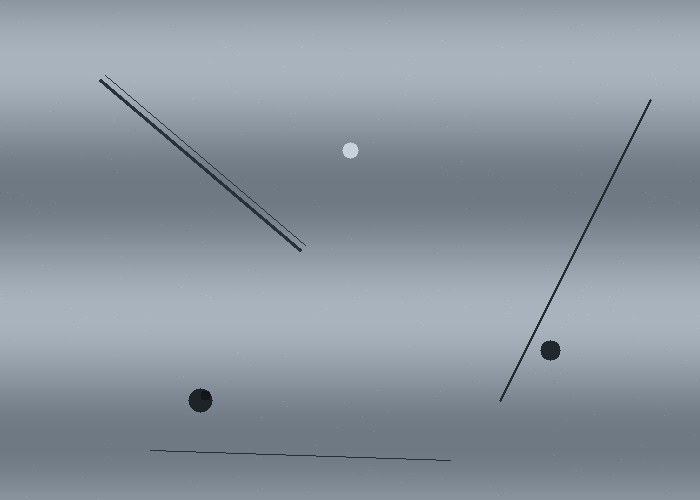
//> input picture images/q03_test.png, 700 x 500 px
$ ./main   (built with g++ and OpenCV 4)
//> lines starting //> are read from the running program, lines starting //| are printed output that depends on the picture; after the words box and inside, x2 and y2 are one past the last pixel; in counts of white or black regions, pixels touching at a corner belong together
// ============================================================
// 第三题：表面缺陷检测
//
// 思路：
//   测试图是带竖直渐变的金属表面，所以不能用一个固定阈值做二值化
//   （亮的那头会把正常纹理也判成缺陷）。做法是先估计背景：
//     background = 大核中值滤波(gray)
//   大核会把细划痕、小斑点这些高频细节全部抹平，剩下的就是"光滑的
//   理想表面"。用 gray - background 得到的残差图里，缺陷就是突出的
//   正负峰值，与整体亮度无关。
//   1. 残差 < -阈值  -> 暗缺陷（划痕、暗斑）
//   2. 残差 > +阈值  -> 亮点
//   3. 暗缺陷再按最小外接矩形的长宽比区分：长宽比 > 5 是划痕，
//      否则是暗斑。
// ============================================================
#include <opencv2/opencv.hpp>
#include <iostream>
#include <vector>
#include <algorithm>

using namespace std;
using namespace cv;

int main(int argc, char** argv) {
    string inPath = (argc > 1) ? argv[1] : "images/q03_test.png";
    Mat img = imread(inPath);
//> img is the input picture: 500 rows x 700 cols, CV_8UC3; mean B, G, R 159.2, 149.2, 139.3
    if (img.empty()) {
        cerr << "无法读取图像: " << inPath << endl;
        return 1;
    }

    Mat gray;
    cvtColor(img, gray, COLOR_BGR2GRAY);
    Mat g;
    gray.convertTo(g, CV_32F);

    // ---------- 1. 背景估计 ----------
    // 用中值滤波而不是高斯模糊：中值对"少数派"像素免疫，细划痕不会
    // 被平均进背景；而且划痕贴在图像最下沿时，高斯模糊会因为边界复制
    // 把背景估歪，中值不会。
    Mat bg8;
    medianBlur(gray, bg8, 31);
    Mat bg;
    bg8.convertTo(bg, CV_32F);
    Mat diff = bg - g;              // 正数 = 比背景暗
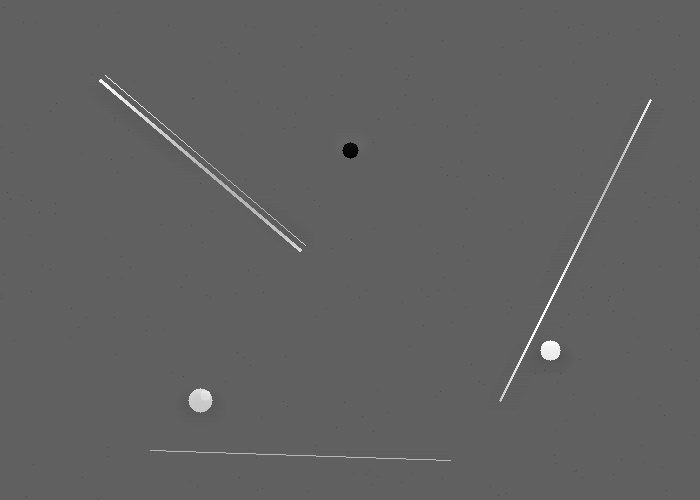
//> diff: 500 rows x 700 cols, CV_32FC1; min -81, max 134, mean 0.7; drawn with min black and max white

    // ---------- 2. 两张残差掩码 ----------
    Mat darkMask, brightMask;
    threshold(diff, darkMask, 12, 255, THRESH_BINARY);
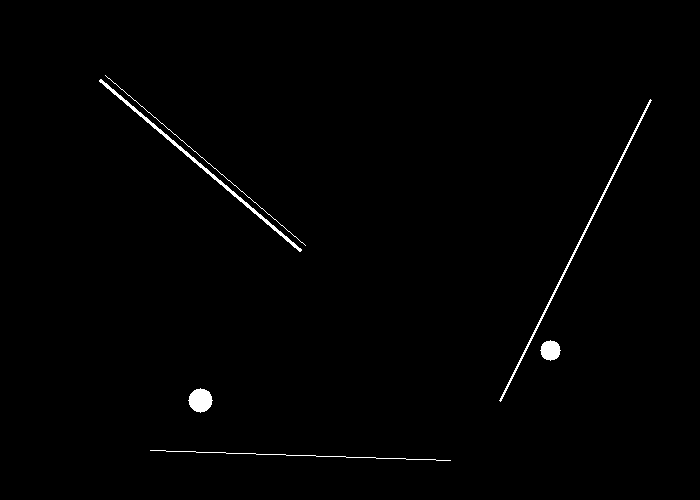
//> darkMask: 500 rows x 700 cols, CV_32FC1; 0.82% white; 6 white regions, box (x1, y1, x2, y2) and area: (99, 79, 302, 252) 857, (499, 99, 652, 402) 755, (188, 388, 213, 413) 443, (540, 340, 561, 361) 317, (150, 450, 451, 461) 301, (105, 75, 306, 246) 201
    threshold(-diff, brightMask, 35, 255, THRESH_BINARY);
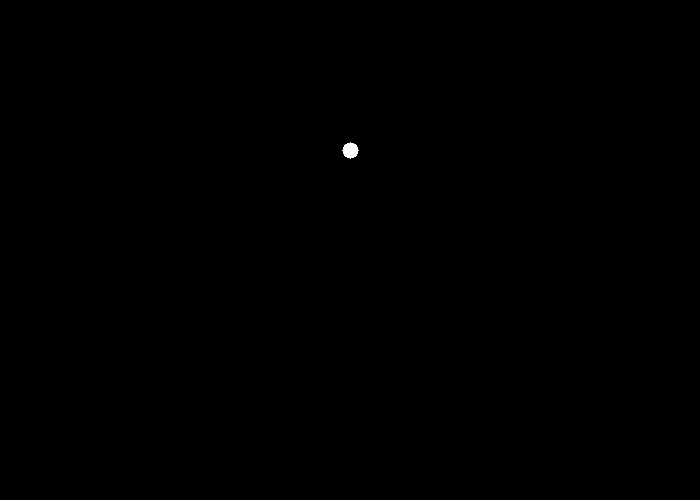
//> brightMask: 500 rows x 700 cols, CV_32FC1; 0.06% white; 1 white region, box (x1, y1, x2, y2) and area: (342, 142, 359, 159) 197

    darkMask.convertTo(darkMask, CV_8U);
    brightMask.convertTo(brightMask, CV_8U);

    Mat k3 = getStructuringElement(MORPH_ELLIPSE, Size(3, 3));
    // 开运算去掉零星噪点，再闭运算把断开的划痕接上
    // 暗掩码这里只做闭运算、不做开运算：底部的划痕只有 1 个像素宽，
    // 3x3 的开运算会把它整体腐蚀掉。噪点靠后面的"面积 + 长宽比"过滤。
    morphologyEx(darkMask, darkMask, MORPH_CLOSE,
                 getStructuringElement(MORPH_ELLIPSE, Size(9, 9)));
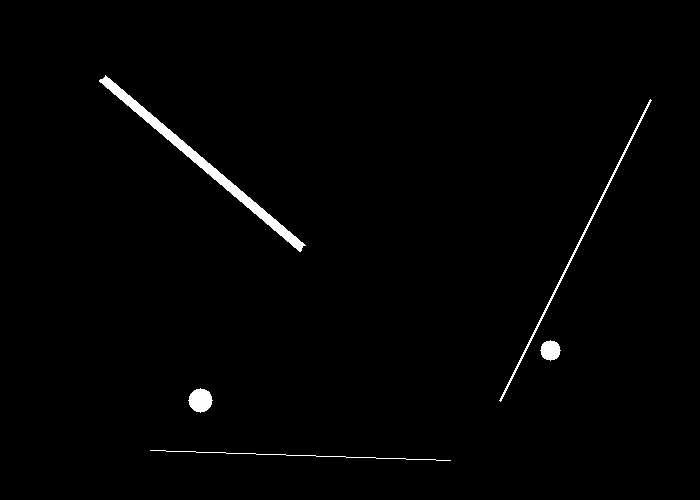
//> darkMask: 500 rows x 700 cols, CV_8UC1; 1.2% white; 5 white regions, box (x1, y1, x2, y2) and area: (99, 75, 306, 252) 2384, (499, 99, 652, 402) 755, (188, 388, 213, 413) 443, (540, 340, 561, 361) 317, (150, 450, 451, 461) 301
    morphologyEx(brightMask, brightMask, MORPH_OPEN, k3);

    // 暗斑周围在残差图上会出现一圈"亮边"（中值滤波把中心压暗后，
    // 边缘反而比估计背景亮）。这些亮边不是真缺陷，用膨胀后的暗掩码
    // 把它们减掉。
    Mat darkDil;
    dilate(darkMask, darkDil, getStructuringElement(MORPH_ELLIPSE, Size(15, 15)));
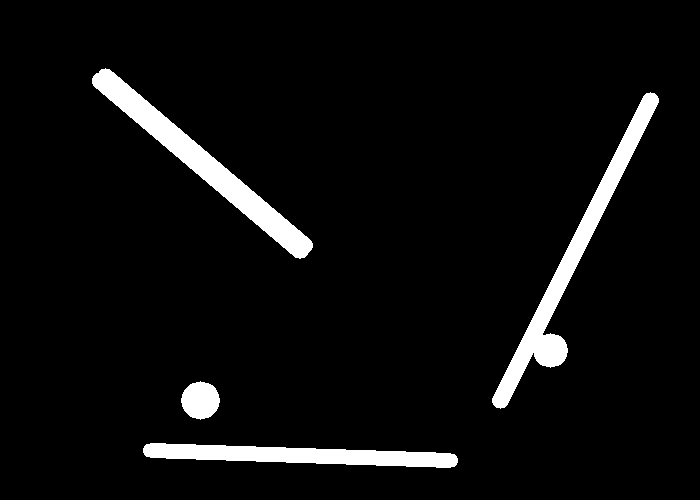
//> darkDil: 500 rows x 700 cols, CV_8UC1; 5.4% white; 4 white regions
    subtract(brightMask, darkDil, brightMask);

    Mat out = img.clone();
    int nScratch = 0, nDark = 0, nBright = 0, idx = 0;

    auto drawBox = [&](const RotatedRect& rr, const Scalar& color, const string& label) {
        Point2f pts[4];
        rr.points(pts);
        for (int j = 0; j < 4; ++j)
            line(out, pts[j], pts[(j + 1) % 4], color, 1, LINE_AA);
        putText(out, label, pts[1] + Point2f(3, -4), FONT_HERSHEY_SIMPLEX, 0.45,
                Scalar(0, 0, 0), 3, LINE_AA);
        putText(out, label, pts[1] + Point2f(3, -4), FONT_HERSHEY_SIMPLEX, 0.45,
                color, 1, LINE_AA);
    };

    // ---------- 3. 暗缺陷：划痕 vs 暗斑 ----------
    vector<vector<Point>> contours;
    findContours(darkMask, contours, RETR_EXTERNAL, CHAIN_APPROX_SIMPLE);
//> contours = 5 contours, 1 with area under 20; largest, box (x1, y1, x2, y2) and area: (99, 75, 306, 252) 2174, (499, 99, 652, 402) 452, (188, 388, 213, 413) 410, (540, 340, 561, 361) 288
    for (auto& c : contours) {
        // 注意：不能只用 contourArea 过滤。1 个像素宽的细线，contourArea
        // 算出来接近 0（多边形面积），会被误当成噪点丢掉。改用外接矩形面积。
        Rect br = boundingRect(c);
        if (br.width * br.height < 60) continue;

        RotatedRect rr = minAreaRect(c);
        double w = max(rr.size.width, rr.size.height);
        double h = min(rr.size.width, rr.size.height);
        double aspect = (h > 1e-6) ? w / h : 99.0;

        // 划痕：极细长。暗斑：接近团块
        if (aspect > 5.0) {
            ++nScratch;
            drawBox(rr, Scalar(0, 0, 255), "D" + to_string(++idx));
            // 在轮廓上再描一圈细线，长划痕看得更清楚
            drawContours(out, vector<vector<Point>>{c}, 0, Scalar(255, 0, 255), 1);
        } else {
            ++nDark;
            drawBox(rr, Scalar(0, 0, 255), "D" + to_string(++idx));
        }
    }
//> this loop made 5 passes
//> (br, rr, w, h, aspect, nDark) on passes 2 to 3: (Rect(188, 388, 25, 25), centre (200.3, 399.8), size (23.3, 22.6), angle -45, 23.33, 22.63, 1.03, 1), (Rect(540, 340, 21, 21), centre (550, 350), size (19.4, 19.4), angle -14, 19.4, 19.4, 1, 2)
//> (br, rr, w, h, aspect) on passes 1, 4, 5: (Rect(150, 450, 301, 11), centre (300, 455), size (1, 300.2), angle -88.1, 300.2, 0.966, 310.7), (Rect(499, 99, 153, 303), centre (575, 250), size (337.2, 1.8), angle -63.4, 337.2, 1.79, 188.5), (Rect(99, 75, 207, 177), centre (201.9, 162.8), size (9, 264), angle -49.6, 264, 9.03, 29.24)
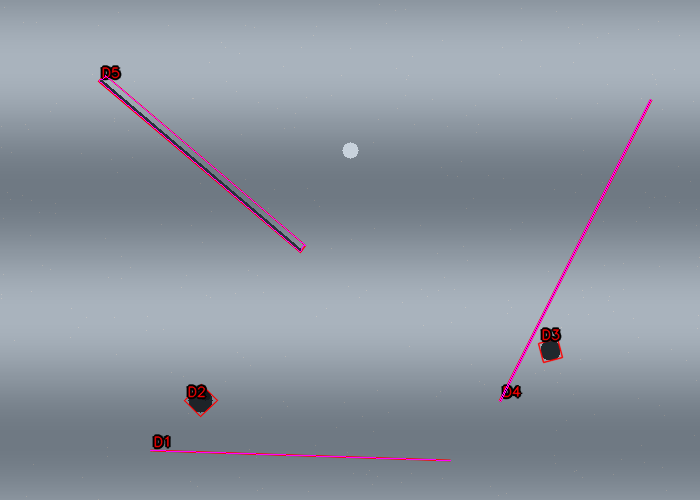
//> out: 500 rows x 700 cols, CV_8UC3; 1.5% of pixels changed, all inside (x1, y1, x2, y2) = (97, 65, 653, 462)
//> after the loop, nScratch = 3; idx = 5; nDark = 2

    // ---------- 4. 亮点 ----------
    vector<vector<Point>> bc;
    findContours(brightMask, bc, RETR_EXTERNAL, CHAIN_APPROX_SIMPLE);
//> bc = 1 contour; box (x1, y1, x2, y2) and area: (342, 142, 359, 159) 174
    for (auto& c : bc) {
        if (contourArea(c) < 25) continue;
        ++nBright;
        drawBox(minAreaRect(c), Scalar(0, 0, 255), "D" + to_string(++idx));
    }
//> this loop made 1 pass
//> (nBright, idx) on pass 1: (1, 6)
//> after the loop, nBright = 1; idx = 6

    // ---------- 5. 输出 ----------
    cout << "划痕: " << nScratch << " 条" << endl;
//| 划痕: 3 条
    cout << "暗斑: " << nDark << " 处" << endl;
//| 暗斑: 2 处
    cout << "亮点: " << nBright << " 处" << endl;
//| 亮点: 1 处
    cout << "缺陷总数: " << nScratch + nDark + nBright << " 个" << endl;
//| 缺陷总数: 6 个

    char head[128];
    snprintf(head, sizeof(head), "Scratch:%d  Dark:%d  Bright:%d",
             nScratch, nDark, nBright);
//> head = "Scratch:3  Dark:2  Bright:1"
    putText(out, head, Point(10, 28), FONT_HERSHEY_SIMPLEX, 0.7,
            Scalar(0, 255, 255), 2, LINE_AA);
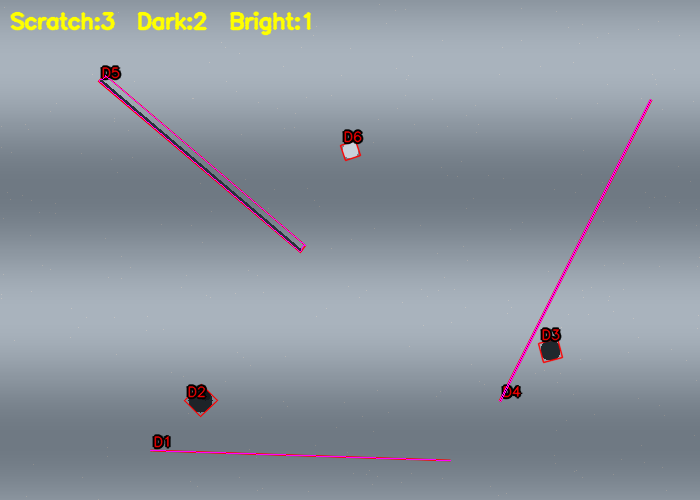
//> out: 500 rows x 700 cols, CV_8UC3; 1.1% of pixels changed, all inside (x1, y1, x2, y2) = (9, 11, 364, 162)

    string outPath = (argc > 2) ? argv[2] : "q03_result.png";
    imwrite(outPath, out);
    cout << "结果图已保存: " << outPath << endl;
    return 0;
}

$ run again, with images/q02_test.png copied over images/q03_test.png
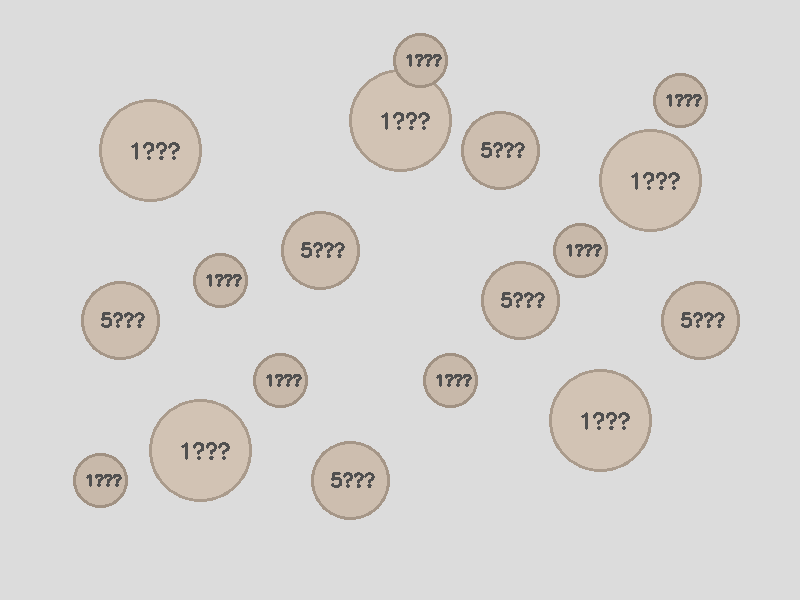
//> input picture images/q02_test.png, 800 x 600 px
//> img is the input picture: 600 rows x 800 cols, CV_8UC3; mean B, G, R 210.1, 212.6, 215.2
//> `morphologyEx(darkMask, darkMask, MORPH_CLOSE, getStructuringElement(MO..`:
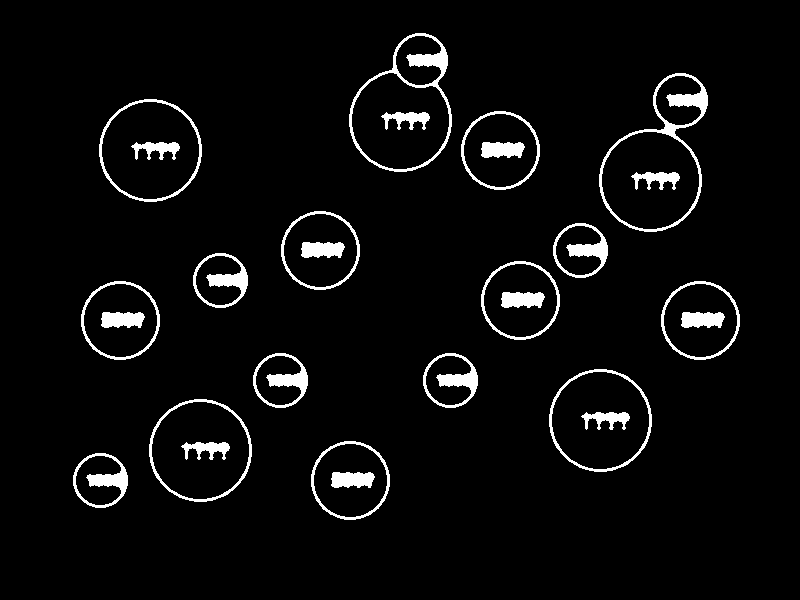
//> darkMask: 600 rows x 800 cols, CV_8UC1; 4.5% white; 27 white regions, largest, box (x1, y1, x2, y2) and area: (599, 73, 708, 232) 1978, (349, 33, 452, 172) 1779, (553, 223, 608, 278) 963
//> darkDil: 600 rows x 800 cols, CV_8UC1; 19.5% white; 19 white regions
//> contours = 16 contours; largest, box (x1, y1, x2, y2) and area: (599, 73, 708, 232) 10567, (349, 33, 452, 172) 10052, (149, 399, 252, 502) 8174, (549, 369, 652, 472) 8174, (99, 99, 202, 202) 8174
//> the loop `for (auto& c : contours)` made 16 passes
//> (br, rr, w, h, aspect) on passes 1 to 4: (Rect(73, 453, 55, 55), centre (100, 480), size (53.7, 53.7), angle -45, 53.74, 53.74, 1), (Rect(311, 441, 79, 79), centre (350, 480), size (78, 78), angle -90, 78, 78, 1), (Rect(149, 399, 103, 103), centre (200, 450), size (101.8, 101.8), angle -45, 101.8, 101.8, 1), (Rect(549, 369, 103, 103), centre (600, 420), size (101.8, 101.8), angle -45, 101.8, 101.8, 1)
//> after the loop `for (auto& c : contours)`: nScratch = 0; idx = 16
//> bc = 0 contours
//> after the loop `for (auto& c : bc)`: nBright = 0; idx = 16
//| 划痕: 0 条
//| 暗斑: 16 处
//| 亮点: 0 处
//| 缺陷总数: 16 个
//> head = "Scratch:0  Dark:16  Bright:0"
//> `putText(out, head, Point(10, 28), FONT_HERSHEY_SIMPLEX, 0.7, Scalar(0,..`:
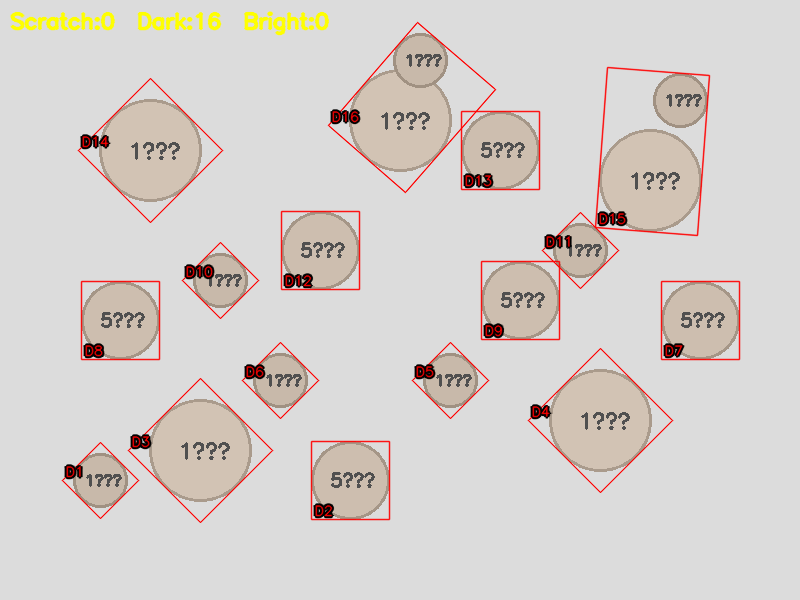
//> out: 600 rows x 800 cols, CV_8UC3; mean B, G, R 204.4, 208.2, 214.6

$ run again, with images/q04_test.png copied over images/q03_test.png
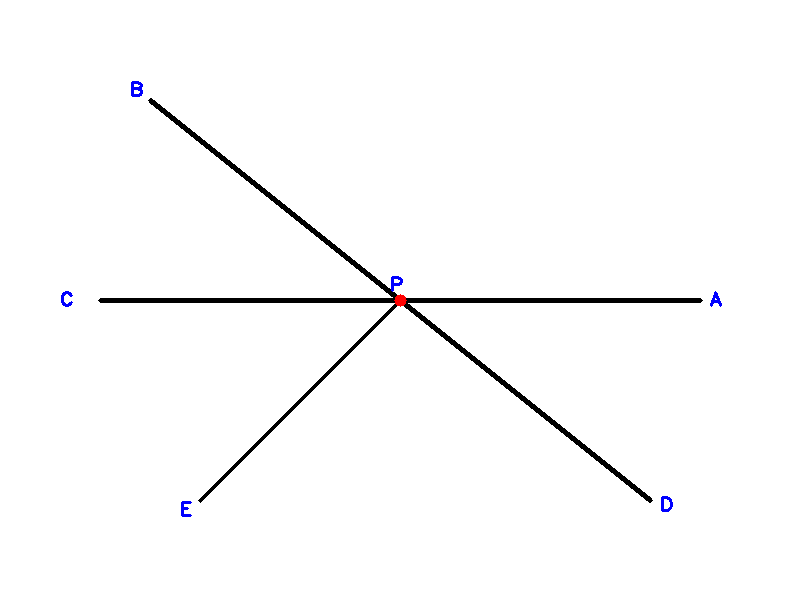
//> input picture images/q04_test.png, 800 x 600 px
//> img is the input picture: 600 rows x 800 cols, CV_8UC3; mean B, G, R 251.1, 250.8, 250.8
//> bg8: 600 rows x 800 cols, CV_8UC1; every value is 255
//> bg: 600 rows x 800 cols, CV_32FC1; every value is 255
//> `morphologyEx(darkMask, darkMask, MORPH_CLOSE, getStructuringElement(MO..`:
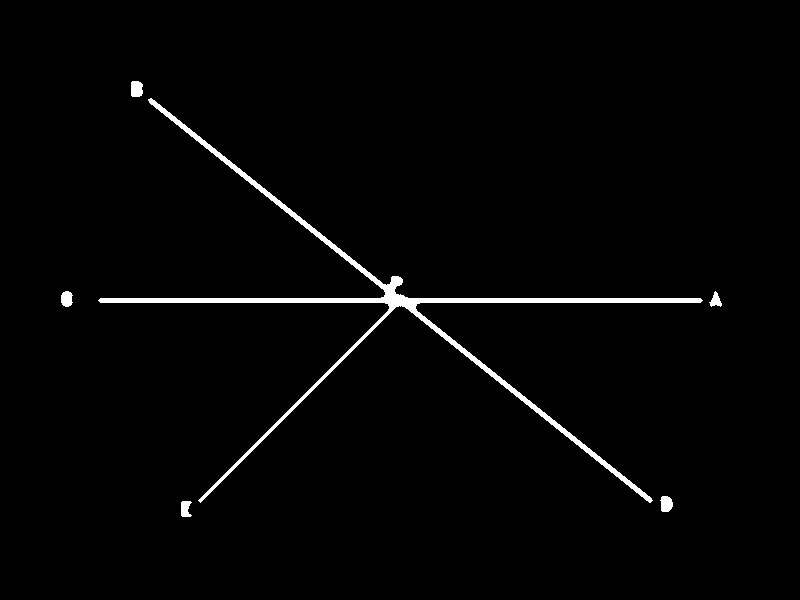
//> darkMask: 600 rows x 800 cols, CV_8UC1; 1.7% white; 6 white regions, box (x1, y1, x2, y2) and area: (98, 98, 703, 503) 7564, (131, 81, 143, 97) 175, (660, 496, 673, 512) 167, (61, 291, 73, 307) 154, (181, 501, 192, 517) 139, (709, 291, 722, 307) 112
//> darkDil: 600 rows x 800 cols, CV_8UC1; 6.7% white; 2 white regions
//> contours = 6 contours; box (x1, y1, x2, y2) and area: (98, 98, 703, 503) 6272, (131, 81, 143, 97) 152, (660, 496, 673, 512) 145, (61, 291, 73, 307) 133, (181, 501, 192, 517) 114, (709, 291, 722, 307) 91
//> the loop `for (auto& c : contours)` made 6 passes
//> (br, rr, w, h, aspect) on passes 1 to 4: (Rect(181, 501, 11, 16), centre (186, 508.5), size (15, 10), angle -90, 15, 10, 1.5), (Rect(660, 496, 13, 16), centre (666, 503.5), size (15, 12), angle -90, 15, 12, 1.25), (Rect(709, 291, 13, 16), centre (713.9, 299.9), size (11, 15.8), angle -21.8, 15.78, 10.96, 1.44), (Rect(61, 291, 12, 16), centre (66.5, 298.5), size (15, 11), angle -90, 15, 11, 1.36)
//> after the loop `for (auto& c : contours)`: nScratch = 0; idx = 6
//> bc = 0 contours
//> after the loop `for (auto& c : bc)`: nBright = 0; idx = 6
//| 划痕: 0 条
//| 暗斑: 6 处
//| 亮点: 0 处
//| 缺陷总数: 6 个
//> head = "Scratch:0  Dark:6  Bright:0"
//> `putText(out, head, Point(10, 28), FONT_HERSHEY_SIMPLEX, 0.7, Scalar(0,..`:
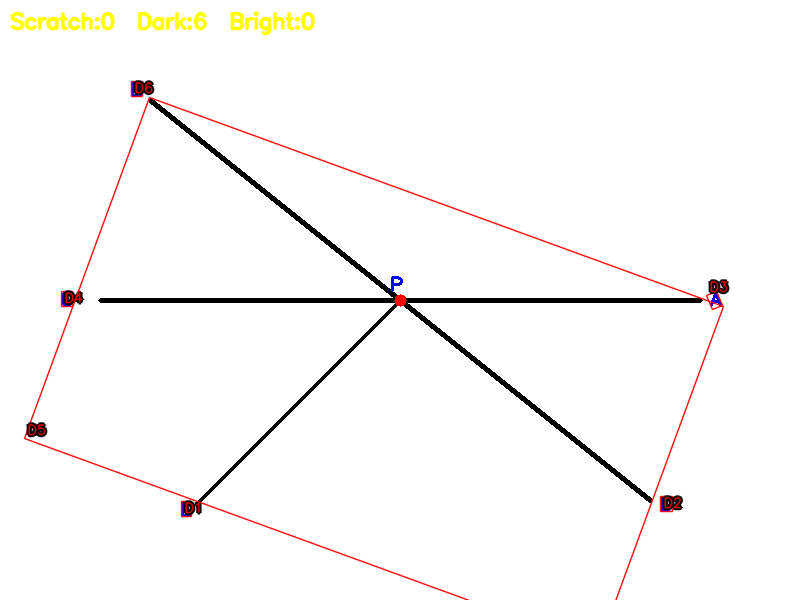
//> out: 600 rows x 800 cols, CV_8UC3; mean B, G, R 247.7, 248.8, 250.4
